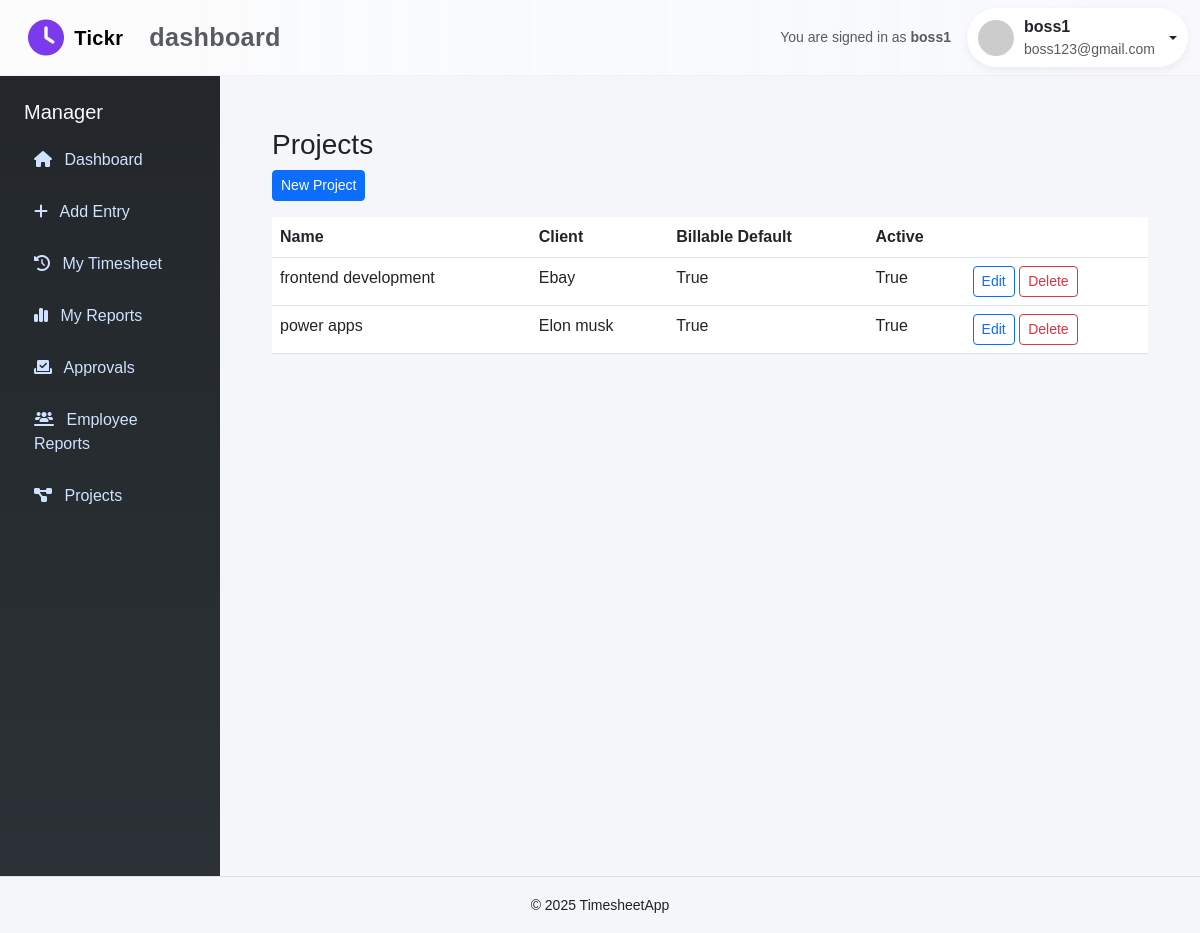
Page /manager/projects/ (signed in) on the earlier database version.
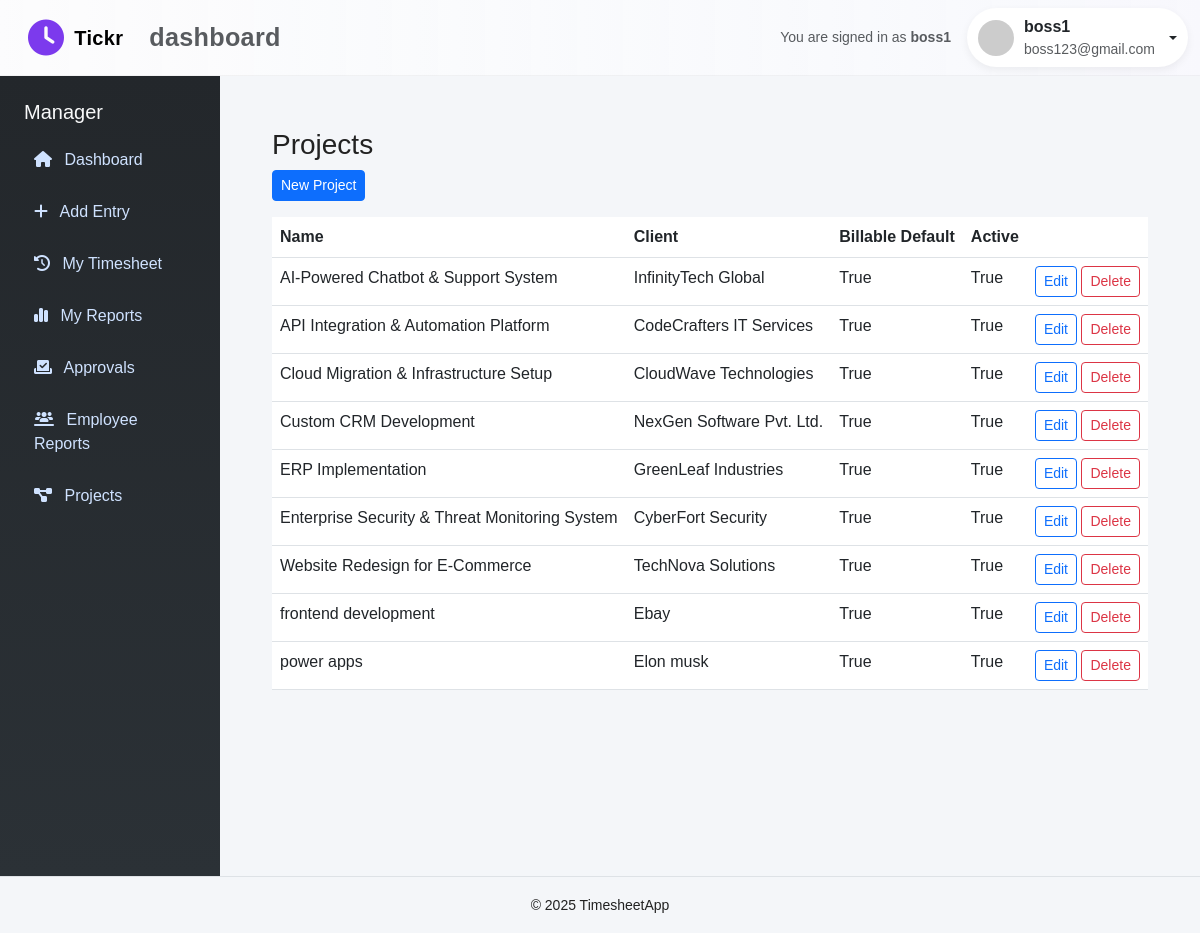
Same page on the later database version.
### timesheet_app/models.py (models this page shows, shortened)
class CustomUser(AbstractUser):
    role = models.CharField(max_length=10, choices=ROLE_CHOICES)

class Project(models.Model):
    name = models.CharField(max_length=120)
    client = models.CharField(max_length=120)
    billable_default = models.BooleanField(default=True)
    active = models.BooleanField(default=True)
    created_at = models.DateTimeField(auto_now_add=True)
    updated_at = models.DateTimeField(auto_now=True)
    class Meta:
        indexes = [
            models.Index(fields=["active"]),
        ]

### timesheet_app/views.py (the view)
# urls.py: path("manager/projects/", projects_list, name="projects_list"),
@role_required('manager')
@login_required
def projects_list(request):
    projects = Project.objects.all().order_by('name')
    return render(request, 'dashboard/projects_list.html', {'projects': projects})

### timesheet_app/templates/dashboard/projects_list.html
{% extends 'base.html' %}
{% block sidebar %}
  {% include 'dashboard/manager_sidebar.html' %}
{% endblock %}
{% block content %}
<div class="container my-4">
  <h3>Projects</h3>
  <a class="btn btn-sm btn-primary mb-3" href="{% url 'project_create' %}">New Project</a>
  <table class="table">
    <thead><tr><th>Name</th><th>Client</th><th>Billable Default</th><th>Active</th><th></th></tr></thead>
    <tbody>
      {% for p in projects %}
        <tr>
          <td>{{ p.name }}</td>
          <td>{{ p.client }}</td>
          <td>{{ p.billable_default }}</td>
          <td>{{ p.active }}</td>
          <td>
            <a class="btn btn-sm btn-outline-primary" href="{% url 'project_edit' p.id %}">Edit</a>
            <a class="btn btn-sm btn-outline-danger" href="{% url 'project_delete' p.id %}">Delete</a>
          </td>
        </tr>
      {% endfor %}
    </tbody>
  </table>
</div>
{% endblock %}

### timesheet_app/templates/base.html (shortened to what this page needs)
{% load static %}
<!doctype html>
<html lang="en">
<head>
  <link href="https://cdn.jsdelivr.net/npm/bootstrap@5.3.0/dist/css/bootstrap.min.css" rel="stylesheet">
  <link href="https://cdnjs.cloudflare.com/ajax/libs/font-awesome/6.4.0/css/all.min.css" rel="stylesheet">
</head>
<body>
<nav class="navbar navbar-expand-lg navbar-light" style="background: linear-gradient(90deg, rgba(255,255,255,0.7), rgba(250,250,255,0.6)); border-bottom:1px solid rgba(0,0,0,0.04);">
  <div class="container-fluid d-flex justify-content-between align-items-center">
    <div class="app-brand ms-lg-3">
      <i class="fa-solid fa-clock fa-lg" style="color:var(--accent)"></i>
      <span class="navbar-brand">Tickr</span>
      <small class="text-muted">dashboard</small>
    </div>
    <div class="d-flex align-items-center">
      <div class="me-3 text-muted small d-none d-md-block">You are signed in as <strong>{{ user.get_full_name|default:user.username }}</strong></div>
      {% if user.is_authenticated %}
      <div class="dropdown">
        <button class="btn profile-pill dropdown-toggle" data-bs-toggle="dropdown" aria-expanded="false">
          {% if user.profile and user.profile.avatar %}
            <img src="{{ user.profile.avatar.url }}" alt="avatar" />
          {% else %}
            <img src="https://ui-avatars.com/api/?name={{ user.username }}&background=7c3aed&color=fff" alt="avatar" />
          {% endif %}
          <div class="d-none d-sm-block text-start">
            <div style="font-weight:600">{{ user.get_full_name|default:user.username }}</div>
            <div class="small text-muted">{{ user.email }}</div>
          </div>
        </button>
      </div>
      {% endif %}
    </div>
  </div>
</nav>
<div class="d-flex">
  {% block sidebar %}{% endblock %}
  <div class="content-wrapper">
    {% block content %}{% endblock %}
  </div>
</div>
<footer class="text-center py-3 border-top">
  <small>&copy; 2025 TimesheetApp</small>
</footer>
</body>
</html>

### timesheet_app/templates/dashboard/manager_sidebar.html
<div class="sidebar">
  <h5 class="text-light mb-3">Manager</h5>
  <a href="{% url 'manager_dashboard' %}"><i class="fa-solid fa-home me-2"></i> Dashboard</a>
  <a href="{% url 'manager_add_time_entry' %}"><i class="fa-solid fa-plus me-2"></i> Add Entry</a>
  <a href="{% url 'manager_my_timesheet' %}"><i class="fa-solid fa-clock-rotate-left me-2"></i> My Timesheet</a>
  <a href="{% url 'manager_my_reports' %}"><i class="fa-solid fa-chart-simple me-2"></i> My Reports</a>
  <a href="{% url 'approvals_list' %}"><i class="fa-solid fa-check-to-slot me-2"></i> Approvals</a>
  <a href="{% url 'manager_employee_reports' %}"><i class="fa-solid fa-users-line me-2"></i> Employee Reports</a>
  <a href="{% url 'projects_list' %}"><i class="fa-solid fa-diagram-project me-2"></i> Projects</a>
</div>

### timesheet_app/templates/base.html (style rules this page uses)
:root { --primary: #0d6efd; --muted: #6c757d; --card: #ffffff; --bg: #f4f6f9; --accent: #7c3aed; }
body { display: flex; min-height: 100vh; flex-direction: column; margin: 0; background: var(--bg); font-family: 'Poppins', sans-serif; color: #222; }
.sidebar { width: 220px; background: linear-gradient(180deg, #23272b, #2b3136); color: #fff; min-height: 100vh; padding: 24px; transition: all 0.3s ease; }
.sidebar a { display: block; color: #cfe2ff; margin: 12px 0; text-decoration: none; padding: 8px 10px; border-radius: 8px; transition: background 0.3s ease, color 0.3s ease; }
.content-wrapper { flex: 1; padding: 28px 40px; background: var(--bg); min-height: 100vh; transition: padding 0.3s ease; }
.app-brand { font-weight: 700; letter-spacing: 0.3px; display: flex; align-items: center; gap: 10px; font-size: 1.8rem; user-select: none; color: #7c3aed; }
.profile-pill { display: flex; align-items: center; gap: 10px; background: var(--card); padding: 6px 10px; border-radius: 999px; box-shadow: 0 3px 8px rgba(12,12,12,0.06); cursor: pointer; transition: box-shadow 0.3s ease; }
.profile-pill img { width: 36px; height: 36px; border-radius: 50%; object-fit: cover; flex-shrink: 0; }

Differences in the rows shown:
added Project: name "AI-Powered Chatbot & Support System", client "InfinityTech Global", billable_default "True", active "True"
added Project: name "API Integration & Automation Platform", client "CodeCrafters IT Services", billable_default "True", active "True"
added Project: name "Cloud Migration & Infrastructure Setup", client "CloudWave Technologies", billable_default "True", active "True"
added Project: name "Custom CRM Development", client "NexGen Software Pvt. Ltd.", billable_default "True", active "True"
added Project: name "ERP Implementation", client "GreenLeaf Industries", billable_default "True", active "True"
added Project: name "Enterprise Security & Threat Monitoring System", client "CyberFort Security", billable_default "True", active "True"
added Project: name "Website Redesign for E-Commerce", client "TechNova Solutions", billable_default "True", active "True"
